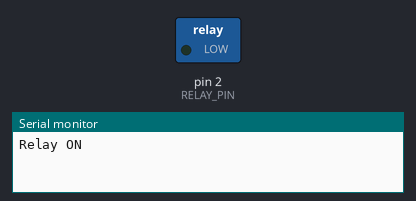
Bench run of a sketch on a simulated Arduino Uno, built with avr-gcc and run on an emulated ATmega328P. Shown: switched loads named in the sketch (green lamp = pin HIGH), the last lines printed to the serial monitor.

Above: at 2.5 s.
At 5.5 s:
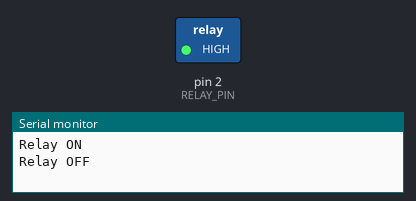
Timing chart, 0 to 7.8 s (numbered marks = the images above):
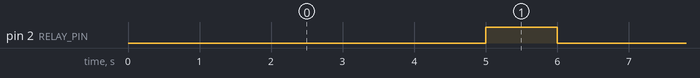

The sketch:

Using_relay_to_turn_on_and_off_valve.ino
```cpp
// The purpose of this test is to turn on and off the motor
// using a relay
// by TAN HO
const int RELAY_PIN= 2;
 void setup () {
  pinMode( RELAY_PIN, OUTPUT);
   Serial.begin (9600);
 }
 void loop() {
  Serial.println("Relay ON"); // to know if motor is  on
 digitalWrite(RELAY_PIN, LOW); // turn on when we set the pin to LOW
 delay(5000);

Serial.println( "Relay OFF");
 digitalWrite (RELAY_PIN, HIGH);
delay (1000);
 }
```

Measured:
- by itself, pin 2 (RELAY_PIN): alternates HIGH for 1.0 s and LOW for 5.0 s
